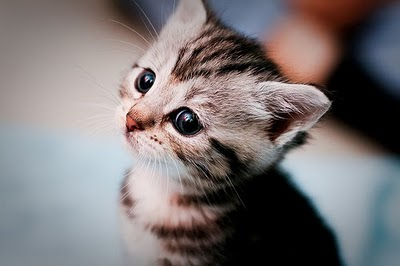
#> input picture assignment3/kitten.jpg, 400 x 266 px
$ jupyter execute --allow-errors ImageGeneration.ipynb   (shell and % lines are left out)   (Python 2 division)   (older library calls are emulated)
#> lines starting #> are read from the running program, lines starting #| are printed output that depends on the picture
### assignment3/cs231n/data_utils.py
import cPickle as pickle
import numpy as np
import os
from scipy.misc import imread

# [66 lines left out: functions load_CIFAR_batch, load_CIFAR10, get_CIFAR10_data, not called in this run]


def load_tiny_imagenet(path, dtype=np.float32, subtract_mean=True):
  """
  Load TinyImageNet. Each of TinyImageNet-100-A, TinyImageNet-100-B, and
  TinyImageNet-200 have the same directory structure, so this can be used
  to load any of them.

  Inputs:
  - path: String giving path to the directory to load.
  - dtype: numpy datatype used to load the data.
  - subtract_mean: Whether to subtract the mean training image.

  Returns: A dictionary with the following entries:
  - class_names: A list where class_names[i] is a list of strings giving the
    WordNet names for class i in the loaded dataset.
  - X_train: (N_tr, 3, 64, 64) array of training images
  - y_train: (N_tr,) array of training labels
  - X_val: (N_val, 3, 64, 64) array of validation images
  - y_val: (N_val,) array of validation labels
  - X_test: (N_test, 3, 64, 64) array of testing images.
  - y_test: (N_test,) array of test labels; if test labels are not available
    (such as in student code) then y_test will be None.
  - mean_image: (3, 64, 64) array giving mean training image
  """
  # First load wnids
  with open(os.path.join(path, 'wnids.txt'), 'r') as f:
    wnids = [x.strip() for x in f]

  # Map wnids to integer labels
  wnid_to_label = {wnid: i for i, wnid in enumerate(wnids)}

  # Use words.txt to get names for each class
  with open(os.path.join(path, 'words.txt'), 'r') as f:
    wnid_to_words = dict(line.split('\t') for line in f)
    for wnid, words in wnid_to_words.iteritems():
      wnid_to_words[wnid] = [w.strip() for w in words.split(',')]
  class_names = [wnid_to_words[wnid] for wnid in wnids]

  # Next load training data.
  X_train = []
  y_train = []
  for i, wnid in enumerate(wnids):
    if (i + 1) % 20 == 0:
      print 'loading training data for synset %d / %d' % (i + 1, len(wnids))
    # To figure out the filenames we need to open the boxes file
    boxes_file = os.path.join(path, 'train', wnid, '%s_boxes.txt' % wnid)
    with open(boxes_file, 'r') as f:
      filenames = [x.split('\t')[0] for x in f]
    num_images = len(filenames)

    X_train_block = np.zeros((num_images, 3, 64, 64), dtype=dtype)
    y_train_block = wnid_to_label[wnid] * np.ones(num_images, dtype=np.int64)
    for j, img_file in enumerate(filenames):
      img_file = os.path.join(path, 'train', wnid, 'images', img_file)
      img = imread(img_file)
      if img.ndim == 2:
        ## grayscale file
        img.shape = (64, 64, 1)
      X_train_block[j] = img.transpose(2, 0, 1)
    X_train.append(X_train_block)
    y_train.append(y_train_block)

  # We need to concatenate all training data
  X_train = np.concatenate(X_train, axis=0)
  y_train = np.concatenate(y_train, axis=0)

  # Next load validation data
  with open(os.path.join(path, 'val', 'val_annotations.txt'), 'r') as f:
    img_files = []
    val_wnids = []
    for line in f:
      img_file, wnid = line.split('\t')[:2]
      img_files.append(img_file)
      val_wnids.append(wnid)
    num_val = len(img_files)
    y_val = np.array([wnid_to_label[wnid] for wnid in val_wnids])
    X_val = np.zeros((num_val, 3, 64, 64), dtype=dtype)
    for i, img_file in enumerate(img_files):
      img_file = os.path.join(path, 'val', 'images', img_file)
      img = imread(img_file)
      if img.ndim == 2:
        img.shape = (64, 64, 1)
      X_val[i] = img.transpose(2, 0, 1)

  # Next load test images
  # Students won't have test labels, so we need to iterate over files in the
  # images directory.
  img_files = os.listdir(os.path.join(path, 'test', 'images'))
  X_test = np.zeros((len(img_files), 3, 64, 64), dtype=dtype)
  for i, img_file in enumerate(img_files):
    img_file = os.path.join(path, 'test', 'images', img_file)
    img = imread(img_file)
    if img.ndim == 2:
      img.shape = (64, 64, 1)
    X_test[i] = img.transpose(2, 0, 1)

  y_test = None
  y_test_file = os.path.join(path, 'test', 'test_annotations.txt')
  if os.path.isfile(y_test_file):
    with open(y_test_file, 'r') as f:
      img_file_to_wnid = {}
      for line in f:
        line = line.split('\t')
        img_file_to_wnid[line[0]] = line[1]
    y_test = [wnid_to_label[img_file_to_wnid[img_file]] for img_file in img_files]
    y_test = np.array(y_test)

  mean_image = X_train.mean(axis=0)
  if subtract_mean:
    X_train -= mean_image[None]
    X_val -= mean_image[None]
    X_test -= mean_image[None]

  return {
    'class_names': class_names,
    'X_train': X_train,
    'y_train': y_train,
    'X_val': X_val,
    'y_val': y_val,
    'X_test': X_test,
    'y_test': y_test,
    'class_names': class_names,
    'mean_image': mean_image,
  }


# [21 lines left out: function load_models, not called in this run]

### assignment3/ImageGeneration.ipynb
# Image Generation
In this notebook we will continue our exploration of image gradients using the deep model that was pretrained on TinyImageNet. We will explore various ways of using these image gradients to generate images. We will implement class visualizations, feature inversion, and DeepDream.

[cell 1]
# As usual, a bit of setup

import time, os, json
import numpy as np
from scipy.misc import imread, imresize
import matplotlib.pyplot as plt

from cs231n.classifiers.pretrained_cnn import PretrainedCNN
from cs231n.data_utils import load_tiny_imagenet
from cs231n.image_utils import blur_image, deprocess_image, preprocess_image

plt.rcParams['figure.figsize'] = (10.0, 8.0) # set default size of plots
plt.rcParams['image.interpolation'] = 'nearest'
plt.rcParams['image.cmap'] = 'gray'

# for auto-reloading external modules
# see http://stackoverflow.com/questions/1907993/autoreload-of-modules-in-ipython

# TinyImageNet and pretrained model
As in the previous notebook, load the TinyImageNet dataset and the pretrained model.

#> (a cell that did not finish here is left out)

 # Class visualization
By starting with a random noise image and performing gradient ascent on a target class, we can generate an image that the network will recognize as the target class. This idea was first presented in [1]; [2] extended this idea by suggesting several regularization techniques that can improve the quality of the generated image.

Concretely, let $I$ be an image and let $y$ be a target class. Let $s_y(I)$ be the score that a convolutional network assigns to the image $I$ for class $y$; note that these are raw unnormalized scores, not class probabilities. We wish to generate an image $I^*$ that achieves a high score for the class $y$ by solving the problem

$$
I^* = \arg\max_I s_y(I) + R(I)
$$

where $R$ is a (possibly implicit) regularizer. We can solve this optimization problem using gradient descent, computing gradients with respect to the generated image. We will use (explicit) L2 regularization of the form

$$
R(I) + \lambda \|I\|_2^2
$$

and implicit regularization as suggested by [2] by peridically blurring the generated image. We can solve this problem using gradient ascent on the generated image.

In the cell below, complete the implementation of the `create_class_visualization` function.

[1] Karen Simonyan, Andrea Vedaldi, and Andrew Zisserman. "Deep Inside Convolutional Networks: Visualising
Image Classification Models and Saliency Maps", ICLR Workshop 2014.

[2] Yosinski et al, "Understanding Neural Networks Through Deep Visualization", ICML 2015 Deep Learning Workshop

[cell 3]
# [67 lines left out: function create_class_visualization, not called in this run]

You can use the code above to generate some cool images! An example is shown below. Try to generate a cool-looking image. If you want you can try to implement the other regularization schemes from Yosinski et al, but it isn't required.

[cell 4]
#target_y = 40 # Pretzel
#target_y = 41 # King penguin, Aptenodytes patagonica
#target_y = 42 # Sulphur butterfly, Sulfur butterfly
target_y = 43 # Tarantula
# [6 lines of commented-out code are left out]

#> (the rest of this cell did not finish here and is left out)

# Feature Inversion
In an attempt to understand the types of features that convolutional networks learn to recognize, a recent paper [1] attempts to reconstruct an image from its feature representation. We can easily implement this idea using image gradients from the pretrained network.

Concretely, given a image $I$, let $\phi_\ell(I)$ be the activations at layer $\ell$ of the convolutional network $\phi$. We wish to find an image $I^*$ with a similar feature representation as $I$ at layer $\ell$ of the network $\phi$ by solving the optimization problem

$$
I^* = \arg\min_{I'} \|\phi_\ell(I) - \phi_\ell(I')\|_2^2 + R(I')
$$

where $\|\cdot\|_2^2$ is the squared Euclidean norm. As above, $R$ is a (possibly implicit) regularizer. We can solve this optimization problem using gradient descent, computing gradients with respect to the generated image. We will use (explicit) L2 regularization of the form

$$
R(I') + \lambda \|I'\|_2^2
$$

together with implicit regularization by periodically blurring the image, as recommended by [2].

Implement this method in the function below.

[1] Aravindh Mahendran, Andrea Vedaldi, "Understanding Deep Image Representations by Inverting them", CVPR 2015

[2] Yosinski et al, "Understanding Neural Networks Through Deep Visualization", ICML 2015 Deep Learning Workshop

[cell 5]
# [64 lines left out: function invert_features, not called in this run]

### Shallow feature reconstruction
After implementing the feature inversion above, run the following cell to try and reconstruct features from the fourth convolutional layer of the pretrained model. You should be able to reconstruct the features using the provided optimization parameters.

[cell 6]
filename = 'kitten.jpg'
layer = 3 # layers start from 0 so these are features after 4 convolutions
img = imresize(imread(filename), (64, 64))
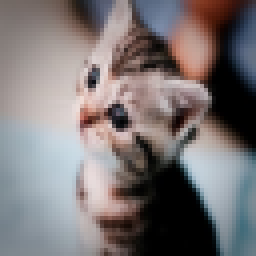
#> img: shape (64, 64, 3) (shown 4 times larger); mean R, G, B 122.7, 116.6, 117.5

plt.imshow(img)
plt.gcf().set_size_inches(3, 3)
plt.title('Original image')
plt.axis('off')
plt.show()

# Preprocess the image before passing it to the network:
# subtract the mean, add a dimension, etc
#> (the rest of this cell did not finish here and is left out)

### Deep feature reconstruction
Reconstructing images using features from deeper layers of the network tends to give interesting results. In the cell below, try to reconstruct the best image you can by inverting the features after 7 layers of convolutions. You will need to play with the hyperparameters to try and get a good result.

HINT: If you read the paper by Mahendran and Vedaldi, you'll see that reconstructions from deep features tend not to look much like the original image, so you shouldn't expect the results to look like the reconstruction above. You should be able to get an image that shows some discernable structure within 1000 iterations.

[cell 7]
filename = 'kitten.jpg'
layer = 6 # layers start from 0 so these are features after 7 convolutions
img = imresize(imread(filename), (64, 64))

plt.imshow(img)
plt.gcf().set_size_inches(3, 3)
plt.title('Original image')
plt.axis('off')
plt.show()

# Preprocess the image before passing it to the network:
# subtract the mean, add a dimension, etc
#> (the rest of this cell did not finish here and is left out)

# DeepDream
In the summer of 2015, Google released a [blog post](http://googleresearch.blogspot.com/2015/06/inceptionism-going-deeper-into-neural.html) describing a new method of generating images from neural networks, and they later [released code](https://github.com/google/deepdream) to generate these images.

The idea is very simple. We pick some layer from the network, pass the starting image through the network to extract features at the chosen layer, set the gradient at that layer equal to the activations themselves, and then backpropagate to the image. This has the effect of modifying the image to amplify the activations at the chosen layer of the network.

For DeepDream we usually extract features from one of the convolutional layers, allowing us to generate images of any resolution.

We can implement this idea using our pretrained network. The results probably won't look as good as Google's since their network is much bigger, but we should still be able to generate some interesting images.

[cell 8]
# [61 lines left out: function deepdream, not called in this run]

# Generate some images!
Try and generate a cool-looking DeepDeam image using the pretrained network. You can try using different layers, or starting from different images. You can reduce the image size if it runs too slowly on your machine, or increase the image size if you are feeling ambitious.

[cell 9]
def read_image(filename, max_size):
  """
  Read an image from disk and resize it so its larger side is max_size
  """
#> called with filename = 'kitten.jpg', max_size = 256
  img = imread(filename)
#> img is the input picture: shape (266, 400, 3); mean R, G, B 122.7, 116.5, 117.5
  H, W, _ = img.shape
#> H = 266; W = 400
  if H >= W:
    img = imresize(img, (max_size, int(W * float(max_size) / H)))
  elif H < W:
    img = imresize(img, (int(H * float(max_size) / W), max_size))
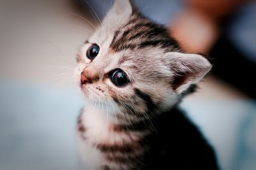
#> img: shape (170, 256, 3); mean R, G, B 122.7, 116.5, 117.5
  return img

filename = 'kitten.jpg'
max_size = 256
img = read_image(filename, max_size)
plt.imshow(img)
plt.axis('off')

# Preprocess the image by converting to float, transposing,
# and performing mean subtraction.
#> (the rest of this cell did not finish here and is left out)

$ run again, with assignment3/sky.jpg copied over assignment3/kitten.jpg
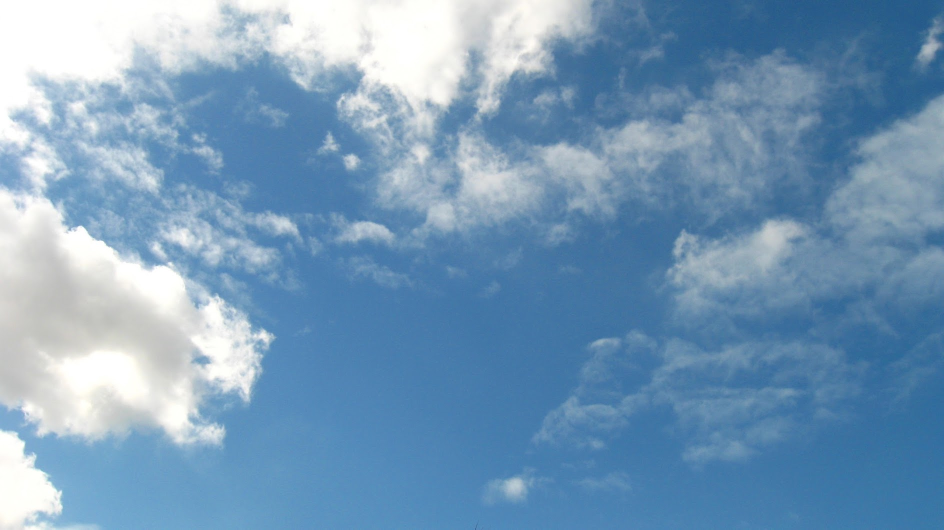
#> input picture assignment3/sky.jpg, 1887 x 1059 px (shown at 1/2 size)
#> `img = imresize(imread(filename), (64, 64))`:
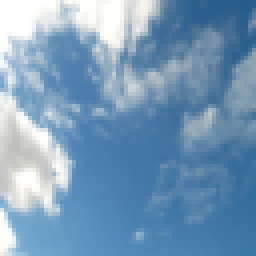
#> img: shape (64, 64, 3) (shown 4 times larger); mean R, G, B 119.1, 154.5, 184.6
#> in read_image, img is the input picture: shape (1059, 1887, 3); mean R, G, B 119.1, 154.6, 184.6
#> in read_image, `img = imresize(img, (int(H * float(max_size) / W), max_size))`:
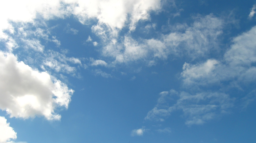
#> img: shape (143, 256, 3); mean R, G, B 119.1, 154.6, 184.6
